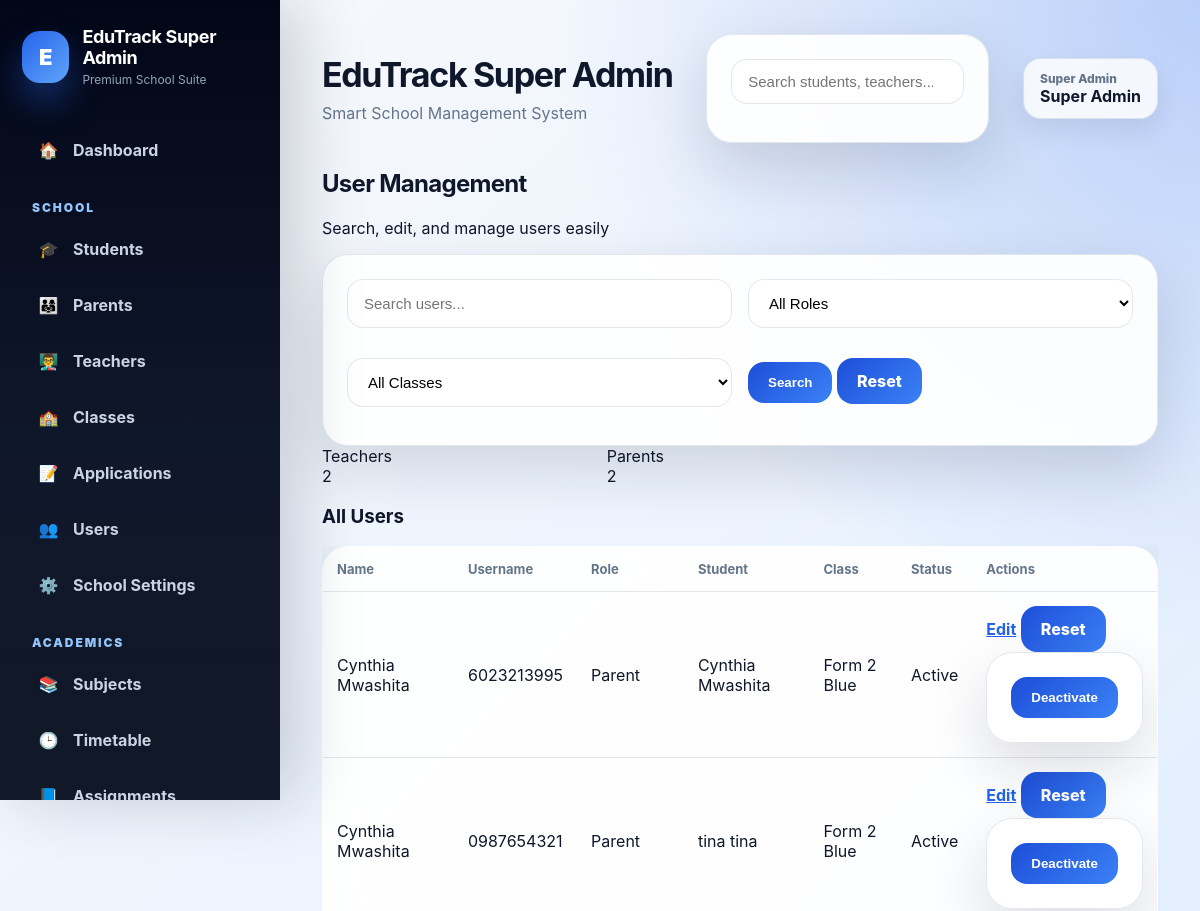
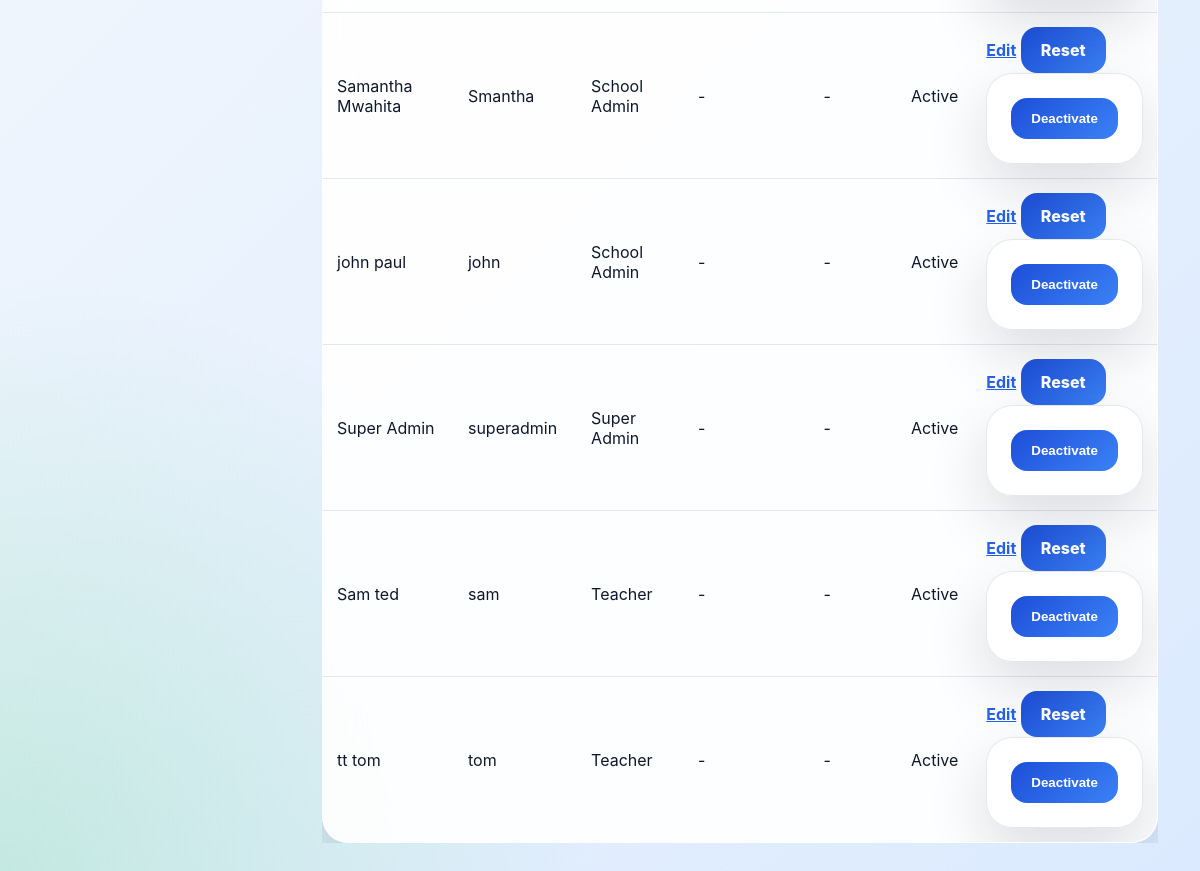
The app's page /users (signed in) with its own data (2 pictures, top to bottom).
### tables this page shows
CREATE TABLE users (
            id INTEGER PRIMARY KEY AUTOINCREMENT,
            school_id INTEGER,
            full_name TEXT NOT NULL,
            username TEXT UNIQUE NOT NULL,
            password TEXT NOT NULL,
            role TEXT NOT NULL
        , is_active INTEGER DEFAULT 1);

CREATE TABLE students (
            id INTEGER PRIMARY KEY AUTOINCREMENT,
            school_id INTEGER,
            student_number TEXT UNIQUE,
            first_name TEXT,
            last_name TEXT,
            birthday TEXT,
            gender TEXT,
            enrollment_date TEXT,
            leaving_year TEXT,
            class_name TEXT,
            boarding_status TEXT,
            home_address TEXT,
            mailing_address TEXT,
            student_phone TEXT,
            medical_info TEXT,
            emergency_contact TEXT,
            guardian1_name TEXT,
            guardian1_relationship TEXT,
            guardian1_phone TEXT,
            guardian1_whatsapp TEXT,
            guardian1_email TEXT,
            guardian2_name TEXT,
            guardian2_relationship TEXT,
            guardian2_phone TEXT,
            guardian2_whatsapp TEXT,
            guardian2_email TEXT,
            current_status TEXT
        );

### routes/admin.py (the view, shortened to what this page needs)
    @app.route("/users")
    @login_required
    @roles_required("school_admin", "super_admin")
    def users():
        school_id = session.get("school_id")
        role = session.get("role")
        search = request.args.get("search", "").strip()
        class_filter = request.args.get("class_name", "").strip()
        role_filter = request.args.get("role", "").strip()
        query = """
            SELECT
                u.*,
                s.school_name,
                st.first_name AS student_first_name,
                st.last_name AS student_last_name,
                st.class_name AS student_class
            FROM users u
            LEFT JOIN schools s ON u.school_id = s.id
            LEFT JOIN guardians g ON u.id = g.parent_user_id
            LEFT JOIN students st ON g.student_id = st.id
            WHERE 1=1
        """
        params = []
        if role != "super_admin":
            query += " AND u.school_id = ? AND u.role IN ('teacher', 'parent')"
            params.append(school_id)
        if class_filter:
            query += " AND st.class_name = ?"
            params.append(class_filter)
        if role_filter:
            query += " AND u.role = ?"
            params.append(role_filter)
        query += " ORDER BY u.role, st.class_name, u.full_name"
        user_list = fetch_all(query, tuple(params))
        teacher_users = []
        parent_users = []
        admin_users = []
        other_users = []
        for user in user_list:
            if user["role"] == "teacher":
                teacher_users.append(user)
            elif user["role"] == "parent":
                parent_users.append(user)
            elif user["role"] in ["school_admin", "super_admin"]:
                admin_users.append(user)
            else:
                other_users.append(user)
        return render_template(
            "users.html",
            users=user_list,
            teacher_users=teacher_users,
            parent_users=parent_users,
            admin_users=admin_users,
            other_users=other_users,
            search=search,
            class_filter=class_filter,
            role_filter=role_filter,
            class_options=CLASS_OPTIONS
        )

### app.py (called while the page is built)
@app.after_request
def add_security_headers(response):
    response.headers["X-Frame-Options"] = "DENY"
    response.headers["X-Content-Type-Options"] = "nosniff"
    response.headers["Referrer-Policy"] = "strict-origin-when-cross-origin"
    return response

### utils/auth.py (called while the page is built, shortened)
def login_required(f):
    @wraps(f)
    def wrapper(*args, **kwargs):
        if "user_id" not in session:
            flash("Please log in first.", "warning")
            return redirect(url_for("login"))
        school_id = session.get("school_id")
        role = session.get("role")
        return f(*args, **kwargs)
    return wrapper

def roles_required(*allowed_roles):
    def decorator(f):
        @wraps(f)
        def wrapper(*args, **kwargs):
            if "user_id" not in session:
                flash("Please log in first.", "warning")
                return redirect(url_for("login"))
            role = session.get("role")
            return f(*args, **kwargs)
        return wrapper
    return decorator

### utils/db.py (called while the page is built)
def is_postgres():
    return os.environ.get("DATABASE_URL") is not None

def get_db():
    if is_postgres():
        return psycopg2.connect(
            os.environ.get("DATABASE_URL"),
            cursor_factory=RealDictCursor
        )
    conn = sqlite3.connect(DB_PATH)
    conn.row_factory = sqlite3.Row
    return conn

def convert_query(query: str) -> str:
    if is_postgres():
        return query.replace("?", "%s")
    return query

def fetch_all(query, params=()):
    conn = get_db()
    cursor = conn.cursor()
    cursor.execute(convert_query(query), params)
    rows = cursor.fetchall()
    conn.close()
    return rows

### templates/users.html (shortened to what this page needs)
{% extends "base_premium.html" %}
{% block content %}
<div class="page-header">
    <div>
        <h2 class="page-title">User Management</h2>
        <p class="page-subtitle">Search, edit, and manage users easily</p>
    </div>
</div>
<div class="form-card">
    <form method="GET" class="form-grid">
        <input type="text" name="search" placeholder="Search users..." value="{{ search or '' }}">
        <select name="role">
            <option value="">All Roles</option>
        </select>
        <select name="class_name">
            <option value="">All Classes</option>
        </select>
        <div class="action-group">
            <button type="submit" class="btn btn-primary">Search</button>
            <a href="{{ url_for('users') }}" class="btn btn-secondary">Reset</a>
        </div>
    </form>
</div>
<div class="dashboard-stat-grid">
    <div class="metric-card metric-card-blue">
        <div class="metric-label">Teachers</div>
        <div class="metric-value">{{ teacher_users|length }}</div>
    </div>
    <div class="metric-card metric-card-emerald">
        <div class="metric-label">Parents</div>
        <div class="metric-value">{{ parent_users|length }}</div>
    </div>
</div>
<div class="dashboard-panel premium-surface">
    <div class="panel-header-row">
        <h3>All Users</h3>
    </div>
    <div class="table-responsive">
        <table>
            <thead>
                <tr>
                    <th>Name</th>
                    <th>Username</th>
                    <th>Role</th>
                    <th>Student</th>
                    <th>Class</th>
                    <th>Status</th>
                    <th>Actions</th>
                </tr>
            </thead>
            <tbody>
                {% for user in users %}
                <tr>
                    <td>{{ user.full_name }}</td>
                    <td>{{ user.username }}</td>
                    <td>
                        <span class="status-badge status-active">
                            {{ user.role|replace('_',' ')|title }}
                        </span>
                    </td>
                    <td>
                        {% if user.student_first_name %}
                            {{ user.student_first_name }} {{ user.student_last_name }}
                        {% else %}
                            -
                        {% endif %}
                    </td>
                    <td>{{ user.student_class or '-' }}</td>
                    <td>
                        {% if user.is_active|default(1) %}
                            <span class="status-badge status-active">Active</span>
                        {% else %}
                            <span class="status-badge status-inactive">Inactive</span>
                        {% endif %}
                    </td>
                    <td>
                        <div class="action-group">
                            <a href="{{ url_for('edit_user', user_id=user.id) }}" class="btn-edit">Edit</a>
                            <a href="{{ url_for('reset_user_password', user_id=user.id) }}" class="btn btn-primary btn-sm">
                                Reset
                            </a>
                            {% if user.is_active|default(1) %}
                            <form action="{{ url_for('deactivate_user', user_id=user.id) }}" method="POST">
                                <button class="btn btn-warning btn-sm">Deactivate</button>
                            </form>
                            {% else %}
                            <form action="{{ url_for('activate_user', user_id=user.id) }}" method="POST">
                                <button class="btn btn-success btn-sm">Activate</button>
                            </form>
                            {% endif %}
                        </div>
                    </td>
                </tr>
                {% else %}
                <tr>
                    <td colspan="7" style="text-align:center;">No users found</td>
                </tr>
                {% endfor %}
            </tbody>
        </table>
    </div>
</div>
{% endblock %}

### templates/base_premium.html (shortened to what this page needs)
<!DOCTYPE html>
<html lang="en">
<head>
  <link
  rel="stylesheet"
  href="{{ url_for('static', filename='css/premium.css') }}?v=20260730-2"
>
</head>
<body>
<div class="premium-shell">
  {% if session.get('user_id') %}
  <aside
    class="premium-sidebar"
    id="premiumSidebar"
  >
    <div class="premium-sidebar-header">
      <div class="premium-logo">
        {% if session.get("logo_url") %}
        <img
          src="{{ session.get('logo_url') }}"
          class="school-logo"
          alt="School Logo"
        >
        {% else %}
        <div class="premium-logo-circle">
          E
        </div>
        {% endif %}
        <div class="premium-logo-text">
          <strong>
            {{ session.get("school_name", "EduTrack") }}
          </strong>
          <span>
            Premium School Suite
          </span>
        </div>
      </div>
    </div>
    <nav class="premium-nav">
      {% set role = session.get('role') %}
      {% if role in ['super_admin', 'school_admin', 'director', 'admin'] %}
      <a href="{{ url_for('dashboard') }}">
        <span class="nav-icon">🏠</span>
        <span>Dashboard</span>
      </a>
      <div class="nav-section">
        SCHOOL
      </div>
      <a href="{{ url_for('students') }}">
        <span class="nav-icon">🎓</span>
        <span>Students</span>
      </a>
      <a href="{{ url_for('parents') }}">
        <span class="nav-icon">👨‍👩‍👧</span>
        <span>Parents</span>
      </a>
      <a href="{{ url_for('teachers') }}">
        <span class="nav-icon">👨‍🏫</span>
        <span>Teachers</span>
      </a>
      <a href="{{ url_for('classes') }}">
        <span class="nav-icon">🏫</span>
        <span>Classes</span>
      </a>
      <a href="{{ url_for('applications') }}">
        <span class="nav-icon">📝</span>
        <span>Applications</span>
      </a>
      <a href="{{ url_for('users') }}">
        <span class="nav-icon">👥</span>
        <span>Users</span>
      </a>
      <a href="{{ url_for('school_settings') }}">
        <span class="nav-icon">⚙️</span>
        <span>School Settings</span>
      </a>
      <div class="nav-section">
        ACADEMICS
      </div>
      <a href="{{ url_for('subjects') }}">
        <span class="nav-icon">📚</span>
        <span>Subjects</span>
      </a>
      <a href="{{ url_for('timetable') }}">
        <span class="nav-icon">🕒</span>
        <span>Timetable</span>
      </a>
      <a href="{{ url_for('assignments') }}">
        <span class="nav-icon">📘</span>
        <span>Assignments</span>
      </a>
      {% endif %}
    </nav>
  </aside>
  {% endif %}
  <main class="premium-main">
    {% if session.get('user_id') %}
    <header class="premium-topbar">
      <div class="premium-topbar-left">
        <div class="premium-title">
          <h1>
            {{ session.get("school_name", "EduTrack") }}
          </h1>
          <p>
            Smart School Management System
          </p>
        </div>
      </div>
      {% if session.get('role') in ['super_admin', 'school_admin', 'director', 'admin'] %}
      <form
        action="{{ url_for('global_search') }}"
        method="GET"
        class="premium-search"
      >
        <input
          type="search"
          name="q"
          placeholder="Search students, teachers..."
          aria-label="Search EduTrack"
          required
        >
      </form>
      {% endif %}
      <div class="premium-user">
        <span>
          {{ session.get('role', 'user')|replace('_', ' ')|title }}
        </span>
        <strong>
          {{ session.get('full_name') or session.get('username') }}
        </strong>
      </div>
    </header>
    {% endif %}
    <div class="premium-content">
      {% block content %}
      {% endblock %}
    </div>
  </main>
</div>
</body>
</html>

### records on screen
users: get "Super Admin", full_name "Super Admin", username "superadmin", role "Super Admin", student_class "-", is_active "Active"
users: full_name "Cynthia Mwashita", username "6023213995", role "Parent", student_first_name "Cynthia", student_last_name "Mwashita", class_name "Form 2 Blue", is_active "Active"
users: full_name "Cynthia Mwashita", username "0987654321", role "Parent", student_first_name "tina", student_last_name "tina", class_name "Form 2 Blue", is_active "Active"
users: full_name "Samantha Mwahita", username "Smantha", role "School Admin", student_class "-", is_active "Active"
users: full_name "john paul", username "john", role "School Admin", student_class "-", is_active "Active"
users: full_name "Sam ted", username "sam", role "Teacher", student_class "-", is_active "Active"
users: full_name "tt tom", username "tom", role "Teacher", student_class "-", is_active "Active"

### other values on screen
{{ session.get("school_name", "EduTrack") }} "EduTrack Super Admin"
{{ teacher_users|length }} "2"
{{ parent_users|length }} "2"
